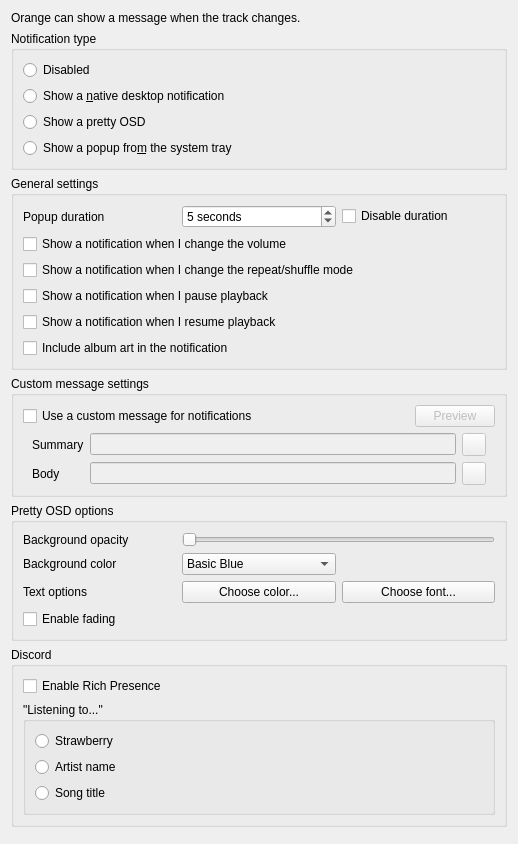
<?xml version="1.0" encoding="UTF-8"?>
<ui version="4.0">
 <class>NotificationsSettingsPage</class>
 <widget class="QWidget" name="NotificationsSettingsPage">
  <property name="geometry">
   <rect>
    <x>0</x>
    <y>0</y>
    <width>518</width>
    <height>844</height>
   </rect>
  </property>
  <property name="windowTitle">
   <string>Notifications</string>
  </property>
  <layout class="QVBoxLayout" name="layout_notificationssettingspage">
   <item>
    <widget class="QLabel" name="label_info">
     <property name="text">
      <string>Orange can show a message when the track changes.</string>
     </property>
    </widget>
   </item>
   <item>
    <widget class="QGroupBox" name="groupbox_notification_type">
     <property name="title">
      <string>Notification type</string>
     </property>
     <layout class="QVBoxLayout" name="verticalLayout_7">
      <item>
       <widget class="QRadioButton" name="notifications_none">
        <property name="text">
         <string comment="Refers to a disabled notification type in Notification settings.">Disabled</string>
        </property>
       </widget>
      </item>
      <item>
       <widget class="QRadioButton" name="notifications_native">
        <property name="text">
         <string>Show a &amp;native desktop notification</string>
        </property>
       </widget>
      </item>
      <item>
       <widget class="QRadioButton" name="notifications_pretty">
        <property name="text">
         <string>Show a pretty OSD</string>
        </property>
       </widget>
      </item>
      <item>
       <widget class="QRadioButton" name="notifications_tray">
        <property name="text">
         <string>Show a popup fro&amp;m the system tray</string>
        </property>
       </widget>
      </item>
     </layout>
    </widget>
   </item>
   <item>
    <widget class="QGroupBox" name="notifications_general">
     <property name="title">
      <string>General settings</string>
     </property>
     <layout class="QVBoxLayout" name="layout_notifications_general">
      <item>
       <widget class="QWidget" name="notifications_options" native="true">
        <layout class="QHBoxLayout" name="layout_notifications_options">
         <property name="leftMargin">
          <number>0</number>
         </property>
         <property name="topMargin">
          <number>0</number>
         </property>
         <property name="rightMargin">
          <number>0</number>
         </property>
         <property name="bottomMargin">
          <number>0</number>
         </property>
         <item>
          <widget class="QLabel" name="label_3">
           <property name="text">
            <string>Popup duration</string>
           </property>
          </widget>
         </item>
         <item>
          <widget class="QSpinBox" name="notifications_duration">
           <property name="suffix">
            <string> seconds</string>
           </property>
           <property name="minimum">
            <number>1</number>
           </property>
           <property name="maximum">
            <number>20</number>
           </property>
           <property name="value">
            <number>5</number>
           </property>
          </widget>
         </item>
         <item>
          <widget class="QCheckBox" name="notifications_disable_duration">
           <property name="text">
            <string>Disable duration</string>
           </property>
          </widget>
         </item>
        </layout>
       </widget>
      </item>
      <item>
       <widget class="QCheckBox" name="notifications_volume">
        <property name="text">
         <string>Show a notification when I change the volume</string>
        </property>
       </widget>
      </item>
      <item>
       <widget class="QCheckBox" name="notifications_play_mode">
        <property name="text">
         <string>Show a notification when I change the repeat/shuffle mode</string>
        </property>
       </widget>
      </item>
      <item>
       <widget class="QCheckBox" name="notifications_pause">
        <property name="text">
         <string>Show a notification when I pause playback</string>
        </property>
       </widget>
      </item>
      <item>
       <widget class="QCheckBox" name="notifications_resume">
        <property name="text">
         <string>Show a notification when I resume playback</string>
        </property>
       </widget>
      </item>
      <item>
       <widget class="QCheckBox" name="notifications_art">
        <property name="text">
         <string>Include album art in the notification</string>
        </property>
       </widget>
      </item>
     </layout>
    </widget>
   </item>
   <item>
    <widget class="QGroupBox" name="notifications_custom_text_group">
     <property name="title">
      <string>Custom message settings</string>
     </property>
     <layout class="QVBoxLayout" name="layout_notifications_custom_text_group">
      <item>
       <widget class="QFrame" name="frame_custom_notifications">
        <property name="frameShape">
         <enum>QFrame::Shape::NoFrame</enum>
        </property>
        <property name="frameShadow">
         <enum>QFrame::Shadow::Plain</enum>
        </property>
        <property name="lineWidth">
         <number>0</number>
        </property>
        <layout class="QHBoxLayout" name="horizontalLayout_7">
         <property name="leftMargin">
          <number>0</number>
         </property>
         <property name="topMargin">
          <number>0</number>
         </property>
         <property name="rightMargin">
          <number>0</number>
         </property>
         <property name="bottomMargin">
          <number>0</number>
         </property>
         <item>
          <widget class="QCheckBox" name="notifications_custom_text_enabled">
           <property name="text">
            <string>Use a custom message for notifications</string>
           </property>
          </widget>
         </item>
         <item>
          <widget class="QPushButton" name="notifications_preview">
           <property name="enabled">
            <bool>false</bool>
           </property>
           <property name="sizePolicy">
            <sizepolicy hsizetype="Fixed" vsizetype="Fixed">
             <horstretch>0</horstretch>
             <verstretch>0</verstretch>
            </sizepolicy>
           </property>
           <property name="text">
            <string>Preview</string>
           </property>
          </widget>
         </item>
        </layout>
       </widget>
      </item>
      <item>
       <widget class="QFrame" name="frame">
        <property name="frameShape">
         <enum>QFrame::Shape::NoFrame</enum>
        </property>
        <property name="frameShadow">
         <enum>QFrame::Shadow::Plain</enum>
        </property>
        <property name="lineWidth">
         <number>0</number>
        </property>
        <layout class="QGridLayout" name="gridLayout">
         <property name="topMargin">
          <number>0</number>
         </property>
         <property name="bottomMargin">
          <number>0</number>
         </property>
         <item row="0" column="1">
          <widget class="QLineEdit" name="notifications_custom_text1">
           <property name="enabled">
            <bool>false</bool>
           </property>
           <property name="text">
            <string notr="true"/>
           </property>
          </widget>
         </item>
         <item row="0" column="2">
          <widget class="QToolButton" name="notifications_exp_chooser1">
           <property name="enabled">
            <bool>false</bool>
           </property>
           <property name="accessibleName">
            <string>MenuPopupToolButton</string>
           </property>
           <property name="text">
            <string/>
           </property>
          </widget>
         </item>
         <item row="0" column="0">
          <widget class="QLabel" name="label_summary">
           <property name="text">
            <string>Summary</string>
           </property>
          </widget>
         </item>
         <item row="1" column="0">
          <widget class="QLabel" name="label_body">
           <property name="text">
            <string>Body</string>
           </property>
          </widget>
         </item>
         <item row="1" column="1">
          <widget class="QLineEdit" name="notifications_custom_text2">
           <property name="enabled">
            <bool>false</bool>
           </property>
           <property name="text">
            <string notr="true"/>
           </property>
          </widget>
         </item>
         <item row="1" column="2">
          <widget class="QToolButton" name="notifications_exp_chooser2">
           <property name="enabled">
            <bool>false</bool>
           </property>
           <property name="accessibleName">
            <string>MenuPopupToolButton</string>
           </property>
           <property name="text">
            <string/>
           </property>
          </widget>
         </item>
        </layout>
       </widget>
      </item>
     </layout>
    </widget>
   </item>
   <item>
    <widget class="QGroupBox" name="notifications_pretty_group">
     <property name="title">
      <string>Pretty OSD options</string>
     </property>
     <layout class="QGridLayout" name="layout_notifications_pretty_group">
      <item row="0" column="1" colspan="2">
       <widget class="QSlider" name="notifications_opacity">
        <property name="orientation">
         <enum>Qt::Orientation::Horizontal</enum>
        </property>
       </widget>
      </item>
      <item row="1" column="0">
       <widget class="QLabel" name="label_5">
        <property name="text">
         <string>Background color</string>
        </property>
       </widget>
      </item>
      <item row="2" column="0">
       <widget class="QLabel" name="label_6">
        <property name="text">
         <string>Text options</string>
        </property>
       </widget>
      </item>
      <item row="2" column="2">
       <widget class="QPushButton" name="notifications_font_choose">
        <property name="text">
         <string>Choose font...</string>
        </property>
       </widget>
      </item>
      <item row="2" column="1">
       <widget class="QPushButton" name="notifications_fg_choose">
        <property name="text">
         <string>Choose color...</string>
        </property>
       </widget>
      </item>
      <item row="0" column="0">
       <widget class="QLabel" name="label_4">
        <property name="text">
         <string>Background opacity</string>
        </property>
       </widget>
      </item>
      <item row="1" column="1">
       <widget class="QComboBox" name="notifications_bg_preset">
        <item>
         <property name="text">
          <string>Basic Blue</string>
         </property>
        </item>
        <item>
         <property name="text">
          <string>Strawberry Red</string>
         </property>
        </item>
        <item>
         <property name="text">
          <string>Custom...</string>
         </property>
        </item>
       </widget>
      </item>
      <item row="3" column="0">
       <widget class="QCheckBox" name="notifications_fading">
        <property name="text">
         <string>Enable fading</string>
        </property>
       </widget>
      </item>
     </layout>
    </widget>
   </item>
   <item>
    <widget class="QGroupBox" name="groupbox_discord">
     <property name="title">
      <string>Discord</string>
     </property>
     <layout class="QVBoxLayout" name="verticalLayout_3">
      <item>
       <widget class="QCheckBox" name="richpresence_enabled">
        <property name="text">
         <string>Enable Rich Presence</string>
        </property>
       </widget>
      </item>
      <item>
       <widget class="QGroupBox" name="richpresence_listening_to">
        <property name="title">
         <string>&quot;Listening to...&quot;</string>
        </property>
        <layout class="QVBoxLayout" name="verticalLayout_11">
         <item>
          <widget class="QRadioButton" name="richpresence_listening_to_app">
           <property name="text">
            <string>Strawberry</string>
           </property>
          </widget>
         </item>
         <item>
          <widget class="QRadioButton" name="richpresence_listening_to_artist">
           <property name="text">
            <string>Artist name</string>
           </property>
          </widget>
         </item>
         <item>
          <widget class="QRadioButton" name="richpresence_listening_to_song">
           <property name="text">
            <string>Song title</string>
           </property>
          </widget>
         </item>
        </layout>
       </widget>
      </item>
     </layout>
    </widget>
   </item>
   <item>
    <spacer name="spacer_bottom">
     <property name="orientation">
      <enum>Qt::Orientation::Vertical</enum>
     </property>
     <property name="sizeHint" stdset="0">
      <size>
       <width>20</width>
       <height>32</height>
      </size>
     </property>
    </spacer>
   </item>
  </layout>
  <action name="action_artist">
   <property name="text">
    <string notr="true">%artist%</string>
   </property>
   <property name="toolTip">
    <string>Add song artist tag</string>
   </property>
  </action>
  <action name="action_album">
   <property name="text">
    <string notr="true">%album%</string>
   </property>
   <property name="toolTip">
    <string>Add song album tag</string>
   </property>
  </action>
  <action name="action_title">
   <property name="text">
    <string notr="true">%title%</string>
   </property>
   <property name="toolTip">
    <string>Add song title tag</string>
   </property>
  </action>
  <action name="action_albumartist">
   <property name="text">
    <string notr="true">%albumartist%</string>
   </property>
   <property name="toolTip">
    <string>Add song albumartist tag</string>
   </property>
  </action>
  <action name="action_year">
   <property name="text">
    <string notr="true">%year%</string>
   </property>
   <property name="toolTip">
    <string>Add song year tag</string>
   </property>
  </action>
  <action name="action_composer">
   <property name="text">
    <string notr="true">%composer%</string>
   </property>
   <property name="toolTip">
    <string>Add song composer tag</string>
   </property>
  </action>
  <action name="action_performer">
   <property name="text">
    <string notr="true">%performer%</string>
   </property>
   <property name="toolTip">
    <string>Add song performer tag</string>
   </property>
  </action>
  <action name="action_grouping">
   <property name="text">
    <string notr="true">%grouping%</string>
   </property>
   <property name="toolTip">
    <string>Add song grouping tag</string>
   </property>
  </action>
  <action name="action_disc">
   <property name="text">
    <string notr="true">%disc%</string>
   </property>
   <property name="toolTip">
    <string>Add song disc tag</string>
   </property>
  </action>
  <action name="action_track">
   <property name="text">
    <string notr="true">%track%</string>
   </property>
   <property name="toolTip">
    <string>Add song track tag</string>
   </property>
  </action>
  <action name="action_genre">
   <property name="text">
    <string notr="true">%genre%</string>
   </property>
   <property name="toolTip">
    <string>Add song genre tag</string>
   </property>
  </action>
  <action name="action_length">
   <property name="text">
    <string notr="true">%length%</string>
   </property>
   <property name="toolTip">
    <string>Add song length tag</string>
   </property>
  </action>
  <action name="action_playcount">
   <property name="text">
    <string notr="true">%playcount%</string>
   </property>
   <property name="toolTip">
    <string>Add song play count</string>
   </property>
  </action>
  <action name="action_skipcount">
   <property name="text">
    <string notr="true">%skipcount%</string>
   </property>
   <property name="toolTip">
    <string>Add song skip count</string>
   </property>
  </action>
  <action name="action_rating">
   <property name="text">
    <string notr="true">%rating%</string>
   </property>
   <property name="toolTip">
    <string>Add song rating</string>
   </property>
  </action>
  <action name="action_newline">
   <property name="text">
    <string notr="true">%newline%</string>
   </property>
   <property name="toolTip">
    <string>Add a new line if supported by the notification type</string>
   </property>
  </action>
  <action name="action_filename">
   <property name="text">
    <string>%filename%</string>
   </property>
   <property name="toolTip">
    <string>Add song filename</string>
   </property>
  </action>
  <action name="action_url">
   <property name="text">
    <string>%url%</string>
   </property>
   <property name="toolTip">
    <string>Add song URL</string>
   </property>
  </action>
  <action name="action_originalyear">
   <property name="text">
    <string>%originalyear%</string>
   </property>
   <property name="toolTip">
    <string>Add song original year tag</string>
   </property>
  </action>
 </widget>
 <tabstops>
  <tabstop>notifications_none</tabstop>
  <tabstop>notifications_native</tabstop>
  <tabstop>notifications_pretty</tabstop>
  <tabstop>notifications_tray</tabstop>
  <tabstop>notifications_duration</tabstop>
  <tabstop>notifications_disable_duration</tabstop>
  <tabstop>notifications_volume</tabstop>
  <tabstop>notifications_play_mode</tabstop>
  <tabstop>notifications_pause</tabstop>
  <tabstop>notifications_resume</tabstop>
  <tabstop>notifications_art</tabstop>
  <tabstop>notifications_custom_text_enabled</tabstop>
  <tabstop>notifications_preview</tabstop>
  <tabstop>notifications_custom_text1</tabstop>
  <tabstop>notifications_exp_chooser1</tabstop>
  <tabstop>notifications_custom_text2</tabstop>
  <tabstop>notifications_exp_chooser2</tabstop>
  <tabstop>notifications_opacity</tabstop>
  <tabstop>notifications_bg_preset</tabstop>
  <tabstop>notifications_fg_choose</tabstop>
  <tabstop>notifications_font_choose</tabstop>
 </tabstops>
 <resources/>
 <connections/>
</ui>
